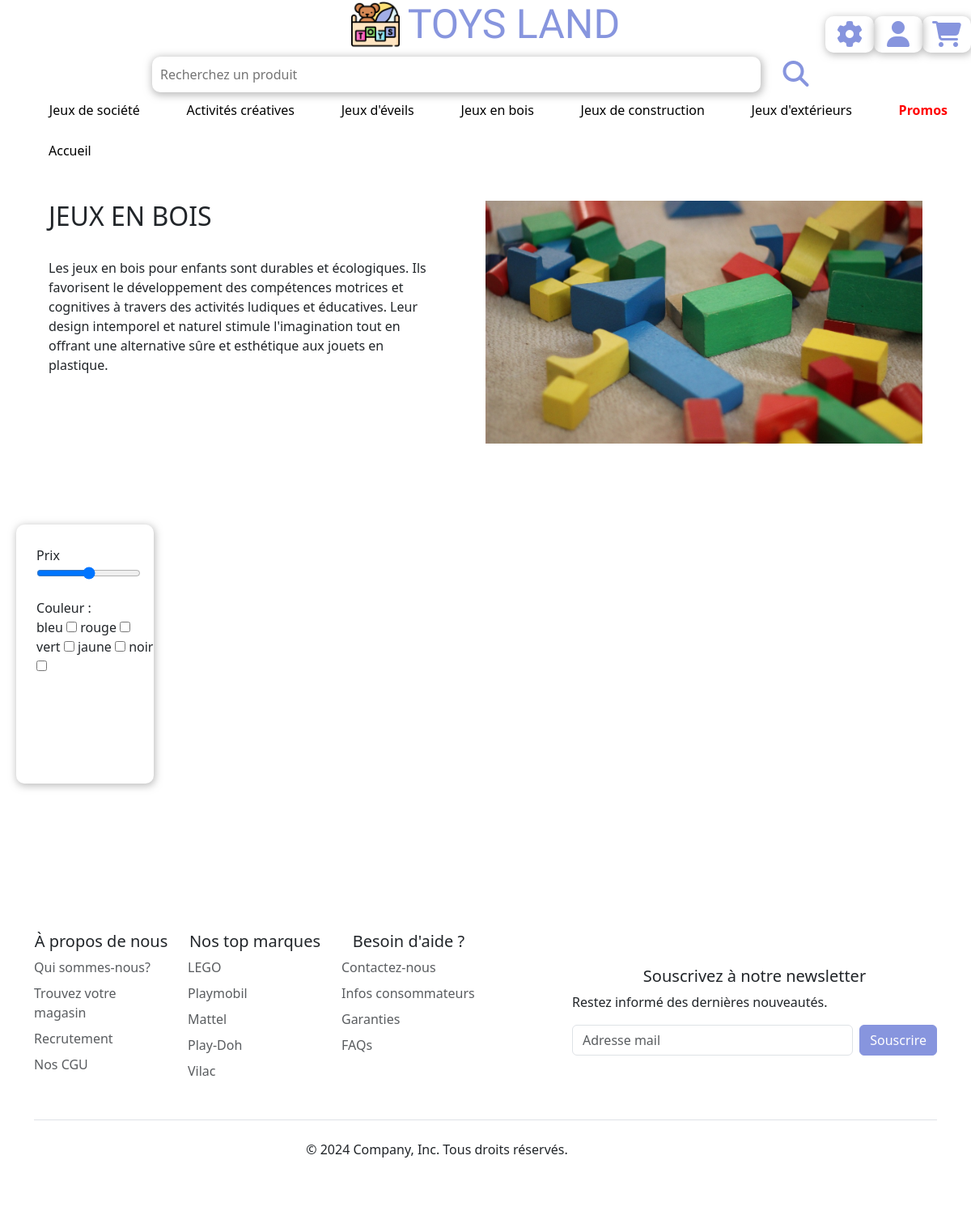
Page /php/jeuxbois.php on the earlier database version.
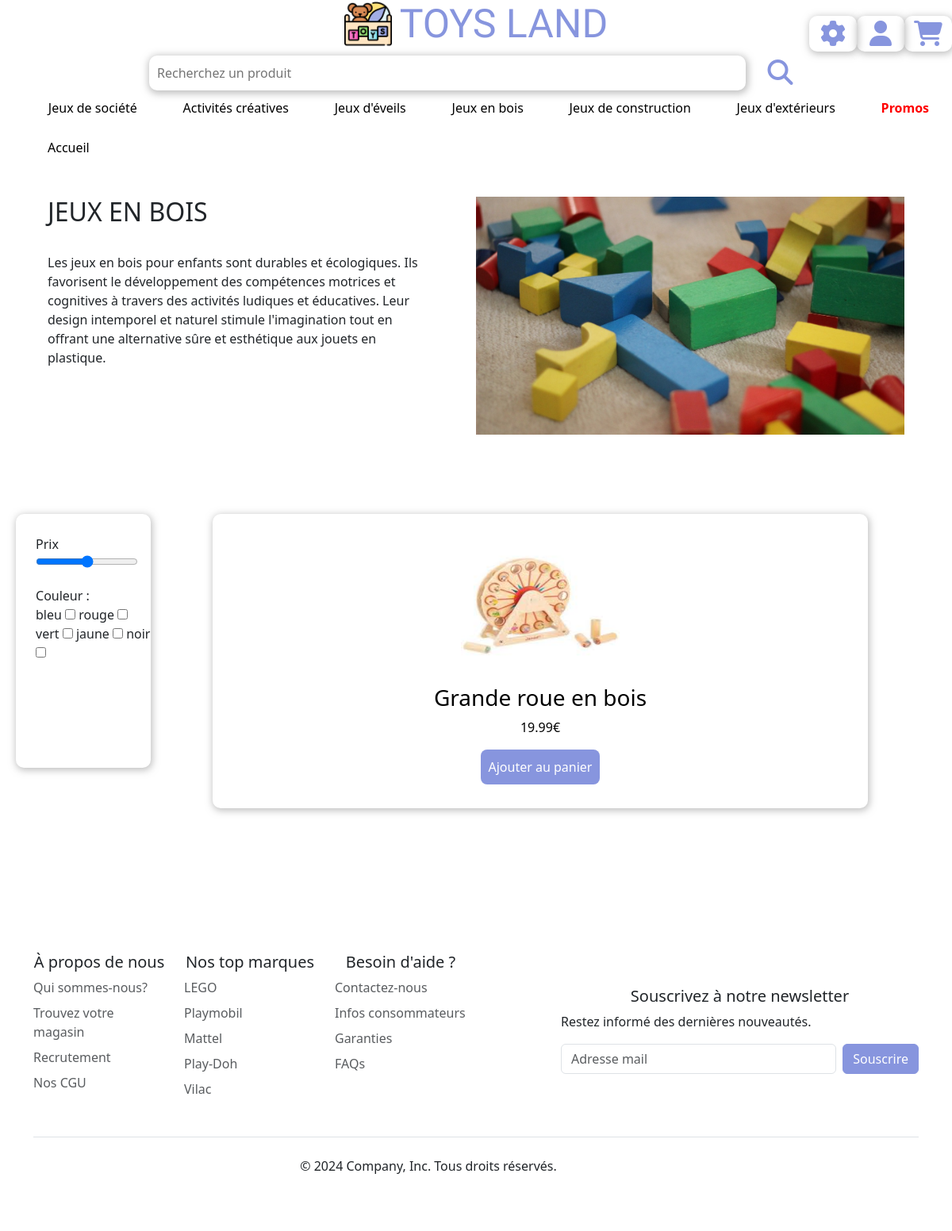
Same page on the later database version.
### tables this page shows
CREATE TABLE `produits` (
  `id` int NOT NULL,
  `nom` varchar(255) NOT NULL,
  `description` longtext NOT NULL,
  `image` varchar(255) NOT NULL,
  `prix` float NOT NULL,
  `categorie` varchar(255) NOT NULL,
  `stock` int NOT NULL,
  `promo` varchar(255) NOT NULL
);

### php/jeuxbois.php (the view, shortened to what this page needs)
<?php
require_once("connect.php");
$sql = "SELECT * FROM produits WHERE categorie ='Jeu en bois'";
$query = $db->prepare($sql);
$query->execute();
$produits = $query->fetchALL();
include_once("components/navbar.php");
?>
<link rel="stylesheet" href="pagejeux.css">
<section id="section">
    <a href="index.php">Accueil</a>
    <div class="intro-container">
        <div class="texte-description">
        <h2>JEUX EN BOIS</h2>
        <p>Les jeux en bois pour enfants sont durables et écologiques. Ils favorisent le développement des compétences motrices et cognitives à travers des activités ludiques et éducatives. Leur design intemporel et naturel stimule l'imagination tout en offrant une alternative sûre et esthétique aux jouets en plastique.</p>
        </div>
        <div class="image-intro">
            <img id="img-intro"src="components/img/jeuxbois.jpg">
        </div>
    </div>
    <div class="main-container">
        <div class="sort-container">
            <div class="conteneur-tri">
                <div class="div-price">
                    <label for="price">Prix</label>
                    <input type="range" name="price" id="price" min="0" max="100">
                </div>
                <div class="div-color">
                    <div>Couleur :</div>
                    <div class="checkbox">
                    <label for="bleu">bleu</label>
                    <input type="checkbox" name="bleu" id="bleu">
                    <label for="rouge">rouge</label>
                    <input type="checkbox" name="rouge" id="rouge">
                    <label for="vert">vert</label>
                    <input type="checkbox" name="vert" id="vert">
                    <label for="jaune">jaune</label>
                    <input type="checkbox" name="jaune" id="jaune">
                    <label for="noir">noir</label>
                    <input type="checkbox" name="noir" id="noir">
                    </div>
                </div>
            </div>
        </div>
        <div class="article-container">
            <section class="catalogue-produits">
                <?php foreach($produits as $produit): ?>
                    <article><a href="produit.php?id=<?=$produit["id"]?>">
                    <?php
                        $imagePath = $produit['image'];
                        $class = 'admin/' . $imagePath;
                        ?>
                        <img id="img-article" src="<?= htmlspecialchars($class)?>" alt="photo article">
                        <h3><?=strip_tags($produit["nom"])?></h3>
                        <p><?=strip_tags($produit["prix"])?>€</p>
                        <button>Ajouter au panier</button>
                </a></article>
                <?php endforeach;?>
            </section>
        </div>
</section>
<?php
include_once("components/footer.php");
?>

### php/components/navbar.php (shortened to what this page needs)
<!DOCTYPE html>
<html lang="fr">
<head>
    <link rel="stylesheet" href="https://cdnjs.cloudflare.com/ajax/libs/font-awesome/6.5.1/css/all.min.css">
    <link href="https://cdn.jsdelivr.net/npm/bootstrap@5.3.3/dist/css/bootstrap.min.css" rel="stylesheet">
    <link rel="stylesheet" href="../index.css">
</head>
<body>
    <nav >
        <div id="navbar-items">
        <div id="logo-site">
        <a href="../index.php"><img src="./components/img/logo.site.png"></a>
        <h1>TOYS LAND</h1>
        </div>
        <div id="logos-navbar">
            <a href="admin/tableauProduits.php"><i id="connexion" class="fa-solid fa-gear fa-2x"></i></a>
        <?php if(!isset($_SESSION["user"])): ?>
            <a href="../connexion.php"><i id="connexion" class="fa-solid fa-user fa-2x"></i></a>
        <?php else : ?>
            <a href="déconnexion.php"><i id = "connexion" class="fa-solid fa-right-from-bracket fa-2x"></i></a>
        <?php endif; ?>
        <a href="#"><i id="panier" class="fa-solid fa-cart-shopping fa-2x"></i></a>
        </div>
        </div>
        <form action="" method="get">
        <div id="searchbar">
        <input type="search" placeholder="Recherchez un produit" id="searchbar">
        <button><i class="fa-solid fa-magnifying-glass fa-2x"></i></button>
        </div>
    </form>
    <ul class="categories"id="categories">
        <li><a href="jeuxdesociete.php">Jeux de société</a></li>
        <li><a href="activites-creatives.php">Activités créatives</a></li>
        <li><a href="jeuxeveils.php">Jeux d'éveils</a></li>
        <li><a href="jeuxbois.php">Jeux en bois</a></li>
        <li><a href="jeuxconstruction.php">Jeux de construction</a></li>
        <li><a href="jeuxexterieur.php">Jeux d'extérieurs</a></li>
        <li><a style="color:red; font-weight:bold;" href="promos.php">Promos</a></li>
    </ul>
    </nav>
</body>
</html>

### php/components/footer.php (shortened to what this page needs)
<div class="container">
  <footer class="py-5">
    <div class="row">
      <div class="col-6 col-md-2 mb-3">
        <h5>À propos de nous </h5>
        <ul class="nav flex-column">
          <li class="nav-item mb-2"><a href="#" class="nav-link p-0 text-body-secondary">Qui sommes-nous?</a></li>
          <li class="nav-item mb-2"><a href="#" class="nav-link p-0 text-body-secondary">Trouvez votre magasin</a></li>
          <li class="nav-item mb-2"><a href="#" class="nav-link p-0 text-body-secondary">Recrutement</a></li>
          <li class="nav-item mb-2"><a href="#" class="nav-link p-0 text-body-secondary">Nos CGU</a></li>
        </ul>
      </div>
      <div class="col-6 col-md-2 mb-3">
        <h5>Nos top marques</h5>
        <ul class="nav flex-column">
          <li class="nav-item mb-2"><a href="#" class="nav-link p-0 text-body-secondary">LEGO</a></li>
          <li class="nav-item mb-2"><a href="#" class="nav-link p-0 text-body-secondary">Playmobil</a></li>
          <li class="nav-item mb-2"><a href="#" class="nav-link p-0 text-body-secondary">Mattel</a></li>
          <li class="nav-item mb-2"><a href="#" class="nav-link p-0 text-body-secondary">Play-Doh</a></li>
          <li class="nav-item mb-2"><a href="#" class="nav-link p-0 text-body-secondary">Vilac</a></li>
        </ul>
      </div>
      <div class="col-6 col-md-2 mb-3">
        <h5>Besoin d'aide ?</h5>
        <ul class="nav flex-column">
          <li class="nav-item mb-2"><a href="#" class="nav-link p-0 text-body-secondary">Contactez-nous</a></li>
          <li class="nav-item mb-2"><a href="#" class="nav-link p-0 text-body-secondary">Infos consommateurs</a></li>
          <li class="nav-item mb-2"><a href="#" class="nav-link p-0 text-body-secondary">Garanties</a></li>
          <li class="nav-item mb-2"><a href="#" class="nav-link p-0 text-body-secondary">FAQs</a></li>
        </ul>
      </div>
      <div class="col-md-5 offset-md-1 mb-3">
        <form>
          <h5>Souscrivez à notre newsletter</h5>
          <p>Restez informé des dernières nouveautés.</p>
          <div class="d-flex flex-column flex-sm-row w-100 gap-2">
            <input id="newsletter1" type="text" class="form-control" placeholder="Adresse mail">
            <button class="btn btn-primary" type="button">Souscrire</button>
          </div>
        </form>
      </div>
    </div>
    <div class="d-flex flex-column flex-sm-row justify-content-center py-4 my-4 border-top">
      <p>© 2024 Company, Inc. Tous droits réservés.</p>
      <ul class="list-unstyled d-flex">
        <li class="ms-3"><a class="link-body-emphasis" href="#"><svg class="bi" width="24" height="24"><use xlink:href="#twitter"></use></svg></a></li>
        <li class="ms-3"><a class="link-body-emphasis" href="#"><svg class="bi" width="24" height="24"><use xlink:href="#instagram"></use></svg></a></li>
        <li class="ms-3"><a class="link-body-emphasis" href="#"><svg class="bi" width="24" height="24"><use xlink:href="#facebook"></use></svg></a></li>
      </ul>
    </div>
  </footer>
</div>

### php/index.css (style rules this page uses)
a { color: black; text-decoration: none; }
nav { display:flex; justify-content: center; width: 100%; flex-direction: column; position: sticky; top: 0; z-index: 1000; background-color: white; }
nav h1 { display:flex; font-size: 50px; margin :0; font-family: "Lilita One", sans-serif; font-weight: 400; margin-left: 10px; color: #8795de; }
#logos-navbar { display:flex; align-items: center; position: fixed; right:0; width:15%; justify-content: space-evenly; margin-top: 2%; }
#logos-navbar a { color: #8795de; }
nav img { max-width: 60px; }
#navbar-items { display:flex; justify-content:center; width: 100%; align-items: center; }
#logo-site { display:flex; justify-content: center; align-items:center; }
form { display:flex; justify-content: center; width: 100%; }
#searchbar { display:flex; width :80%; justify-content: center; padding: 10px; }
#searchbar input { border-radius: 10px; border: solid 0px grey; box-shadow: 1px 2px 10px 2px rgba(128, 128, 128, 0.5); }
#searchbar button { margin-left: 15px; border-radius: 10px; border: solid 0px rgba(128, 128, 128, 0.5); background-color: white; }
button .fa-solid { color: #8795de; }
.fa-solid { width:45px; }
#logos-navbar .fa-solid { width:60px; }
.categories { transition: all 0.5s ease; }
#connexion { border: solid 0px rgba(128, 128, 128, 0.5); box-shadow: 1px 2px 10px 1px rgba(128, 128, 128, 0.5); text-align: center; border-radius: 10px; height: 45px; display:flex; align-items: center; justify-content: center; }
#panier { border: solid 0px rgba(128, 128, 128, 0.5); box-shadow: 1px 2px 10px 1px rgba(128, 128, 128, 0.5); text-align: center; border-radius: 10px; height: 45px; display:flex; align-items: center; justify-content: center; }
ul { display:flex; justify-content: space-around; }
li { list-style-type: none; }
.categories li a { transition: transform 0.2s ease; display: inline-block; }
.w-100 { object-fit: cover; }
.btn { background-color: #8795de; border-color: #8795de; }
section { padding: 0 5%; }
.col-md-5 form { display:flex; flex-direction: column; }

### php/pagejeux.css (style rules this page uses)
#section { padding: 10px 5%; }
.intro-container { display: grid; grid-template-columns: 45% 50%; justify-content: space-between; margin-top: 50px; }
.image-intro { max-width: 100%; max-height: 300px; }
#img-intro { width: 100%; height: 100%; object-fit: cover; }
.texte-description p { padding-top: 25px; }
.sort-container { margin-right: 20%; margin-left: -25%; }
h5 { margin-top: 15%; text-align:center; }
.conteneur-tri { border: solid 0px rgba(128, 128, 128, 0.5); box-shadow: 1px 2px 10px 1px rgba(128, 128, 128, 0.5); border-radius: 10px; height: 40vh; display:flex; flex-direction: column; width:100% }
.div-price { margin-top:15%; margin-left: 15%; }
.div-color { margin-top: 10%; display:flex; flex-wrap: wrap; margin-left:15%; }
.checkbox { width: 200px; }
.main-container { display: grid; grid-template-columns: 15% 85%; padding-top: 100px; margin-bottom: 100px; }
.catalogue-produits { display: flex; flex-wrap: wrap; gap: 15px; }
article { min-width: 300px; border: solid 0px rgba(128, 128, 128, 0.5); box-shadow: 1px 2px 10px 1px rgba(128, 128, 128, 0.5); flex: 1 0 20%; border-radius: 10px; padding: 15px 0 30px; }
article a { display: flex; align-items: center; justify-content: center; flex-direction: column; }
article button { color: white; background-color: #8795de; border: none; padding: 10px; border-radius: 8px; }
#img-article { height: 200px; width: 200px; }

Differences in the rows shown:
added produits: image (picture), nom "Grande roue en bois", prix "19.99"
